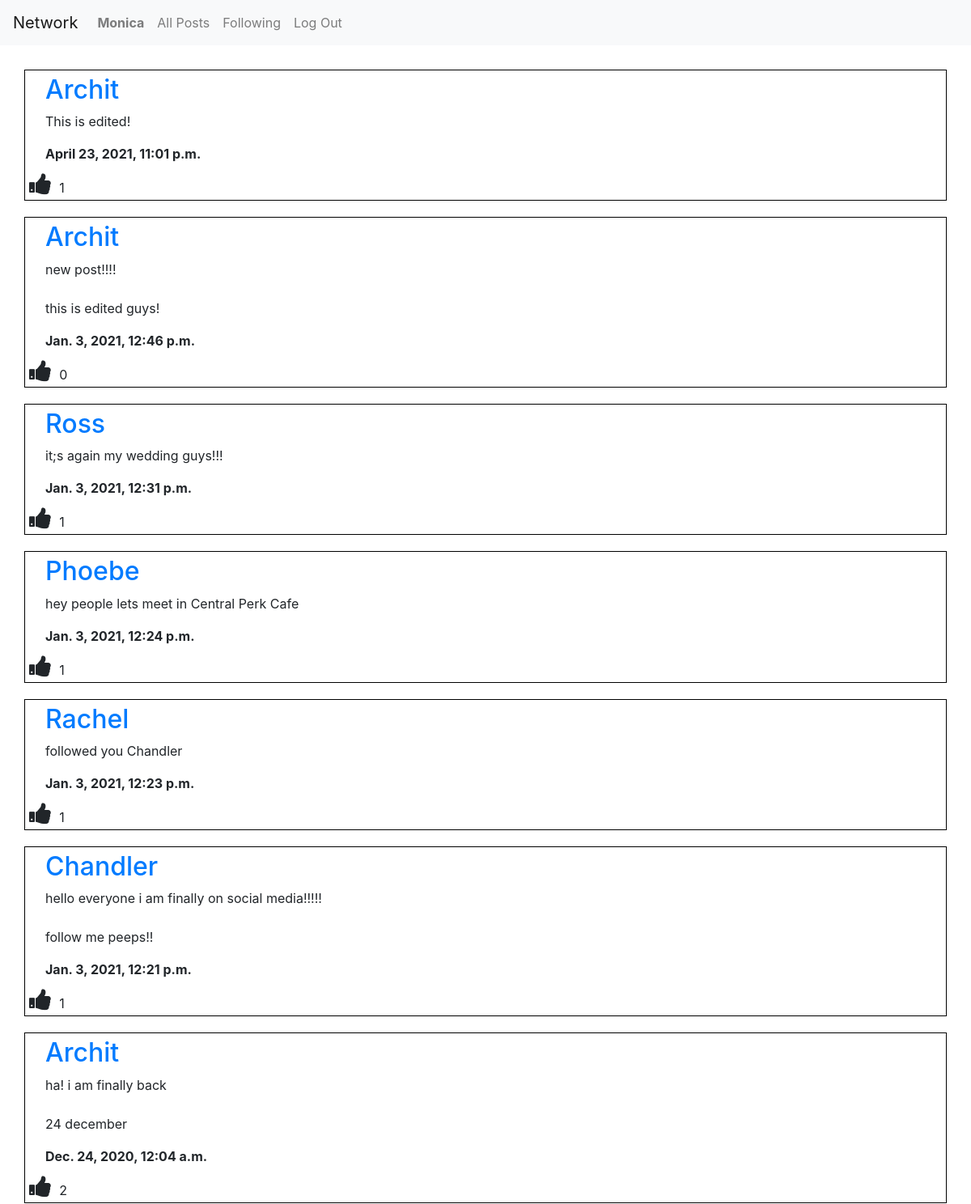
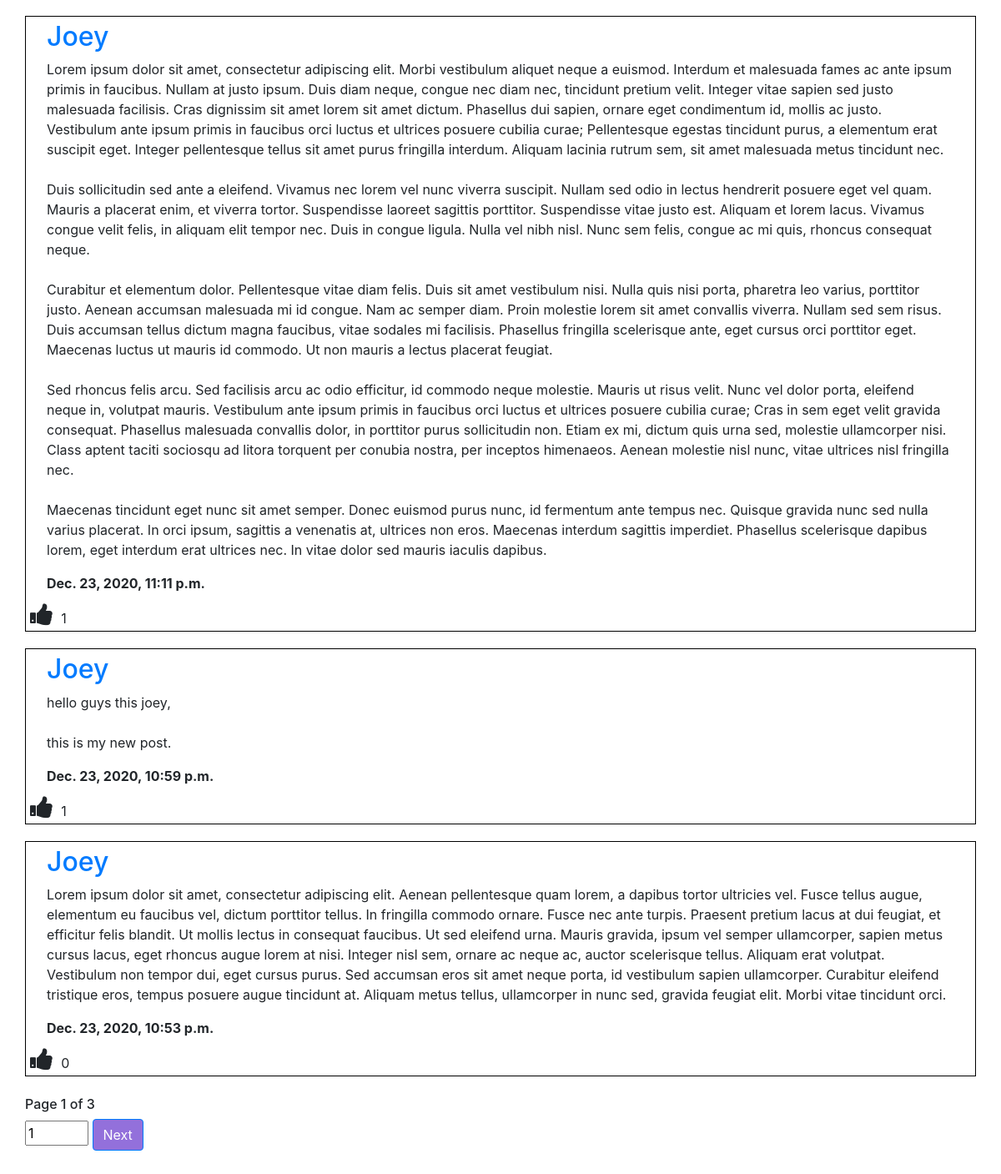
The app's page /followingposts/page=1 (signed in) with its own data (2 pictures, top to bottom).
### network/models.py (models this page shows, shortened)
class User(AbstractUser):
    followers = models.ManyToManyField("User", related_name="fllowers", blank=True)
    following = models.ManyToManyField("User", related_name="fllowing", blank=True)
    postsliked = models.ManyToManyField("Posts", related_name="likedposts", blank=True)
    pass

class Posts(models.Model):
    user = models.ForeignKey("User", on_delete=models.CASCADE, related_name="user")
    postdata = models.TextField(blank=False)
    timestamp = models.DateTimeField(auto_now_add=True)
    likes = models.ManyToManyField("User", related_name="likes", blank=True)

### network/views.py (the view)
# urls.py: path("followingposts/page=<int:pnumber>", views.followingposts, name="followingposts"),
def followingposts(request, pnumber):
    if not request.user.is_authenticated:
        return HttpResponse("Login First to complete this action")
    following = User.objects.get(username=request.user.username).following.all()
    print("before filtering out the posts")
    posts = Posts.objects.filter(user__in=following.all()).order_by('-timestamp')
    pagination = Paginator(posts, 10)
    page_posts = pagination.page(pnumber)
    if request.user.is_authenticated:
        userlikedposts = User.objects.get(username=request.user.username).likes.all()
    else:
        userlikedposts = []
    return render(request, 'network/followingposts.html', {
        "pageposts": page_posts,
        "currentpage": pnumber,
        "userlikedposts": userlikedposts
    })

### network/templates/network/followingposts.html (shortened to what this page needs)
{% extends 'network/layout.html' %}
{% load static %}
{% block body %}
    <div style="margin:30px;">
        <div id="all-posts">
            {% for post in pageposts %}
                <div class="post-class">
                    <div style="margin:5px 25px 5px 25px;">
                        <a href="{% url 'profile' post.user.username 1 %}" id="post-username"><h2>{{ post.user.username }}</h2></a>
                        <p id="postdata" style="white-space: pre-wrap; overflow: auto;">{{ post.postdata }}</p>
                        <b>{{ post.timestamp }}</b><br>
                    </div>
                    {% if user.is_authenticated %}
                        {% if post in userlikedposts %}
                            <i class="fa fa-thumbs-down" id="like-btn" onclick="likepost(this)" style="color: red"></i> <span id="like-count">{{ post.likes.count }}</span>
                        {% else %}
                            <i class="fa fa-thumbs-up" id="like-btn" onclick="likepost(this)"></i> <span id="like-count">{{ post.likes.count }}</span>
                        {% endif %}
                    {% else %}
                        <i class="fa fa-thumbs-up" id="like-btn"></i> <span id="like-count">{{ post.likes.count }}</span>
                    {% endif %}
                </div>
            {% empty %}
                <h4>You haven't followed anybody, follow before to see the posts!</h4>
            {% endfor %}
        </div>
        <br>
        <h6>Page {{ currentpage }} of {{ pageposts.paginator.num_pages }}</h6>
        <div>
            <form id="pagenumber" action="{% url 'followingposts' 1 %}" method="post">
                <input type="number" id="pageinput" value="{{ currentpage }}" min="1" max="{{ pageposts.paginator.num_pages }}" name="wantedpagenumber">
                {% if pageposts.has_next %}
                    <a class="btn btn-primary" style="background-color: mediumpurple" href="{% url 'followingposts' pageposts.next_page_number %}">Next</a>
                {% endif %}
            </form>
        </div>
    </div>
{% endblock %}

### network/templates/network/layout.html (shortened to what this page needs)
{% load static %}
<!DOCTYPE html>
<html lang="en">
    <head>
        <link rel="stylesheet" href="https://stackpath.bootstrapcdn.com/bootstrap/4.4.1/css/bootstrap.min.css">
        <link href="{% static 'network/styles5.css' %}" rel="stylesheet">
        <link rel="stylesheet" href="https://cdnjs.cloudflare.com/ajax/libs/font-awesome/4.7.0/css/font-awesome.min.css">
    </head>
    <body>
        <nav class="navbar navbar-expand-lg navbar-light bg-light">
            <a class="navbar-brand" href="{% url 'index'%}">Network</a>
            <div>
              <ul class="navbar-nav mr-auto">
                {% if user.is_authenticated %}
                    <li class="nav-item">
                        <a class="nav-link" href="{% url 'profile' user.username 1 %}"><strong>{{ user.username }}</strong></a>
                    </li>
                {% endif %}
                <li class="nav-item">
                  <a class="nav-link" href="{% url 'index' %}">All Posts</a>
                </li>
                {% if user.is_authenticated %}
                    <li class="nav-item">
                        <a class="nav-link" href="{% url 'followingposts' 1%}">Following</a>
                    </li>
                    <li class="nav-item">
                        <a class="nav-link" href="{% url 'logout' %}">Log Out</a>
                    </li>
                {% endif %}
              </ul>
            </div>
          </nav>
        <div class="body">
            {% block body %}
            {% endblock %}
        </div>
    </body>
</html>

### network/static/network/styles5.css (style rules this page uses)
#like-btn { font-size: 30px; cursor: pointer; margin: 5px; }
.post-class { border: solid black 1px; margin-top: 20px; }

### records on screen
User: username "Monica"
Posts: user.username "Archit", postdata "This is edited!", timestamp "April 23, 2021, 11:01 p.m.", likes.count "1"
Posts: user.username "Archit", postdata "new post!!!! this is edited guys!", timestamp "Jan. 3, 2021, 12:46 p.m.", likes.count "0"
Posts: user.username "Ross", postdata "it;s again my wedding guys!!!", timestamp "Jan. 3, 2021, 12:31 p.m.", likes.count "1"
Posts: user.username "Phoebe", postdata "hey people lets meet in Central Perk Cafe", timestamp "Jan. 3, 2021, 12:24 p.m.", likes.count "1"
Posts: user.username "Rachel", postdata "followed you Chandler", timestamp "Jan. 3, 2021, 12:23 p.m.", likes.count "1"
Posts: user.username "Chandler", postdata "hello everyone i am finally on social media!!!!! follow me peeps!!", timestamp "Jan. 3, 2021, 12:21 p.m.", likes.count "1"
Posts: user.username "Archit", postdata "ha! i am finally back 24 december", timestamp "Dec. 24, 2020, 12:04 a.m.", likes.count "2"
Posts: user.username "Joey", postdata "Lorem ipsum dolor sit amet, consectetur adipiscing elit. Morbi vestibulum aliquet neque a euismod. Interdum et malesuada fames ac ante ipsum primis in faucibus. Nullam at justo ipsum. Duis diam neque, congue nec diam nec, tincidunt pretium velit. Integer vitae sapien sed justo malesuada facilisis. Cras dignissim sit amet lorem sit amet dictum. Phasellus dui sapien, ornare eget condimentum id, mollis ac justo. Vestibulum ante ipsum primis in faucibus orci luctus et ultrices posuere cubilia curae; Pellentesque egestas tincidunt purus, a elementum erat suscipit eget. Integer pellentesque tellus sit amet purus fringilla interdum. Aliquam lacinia rutrum sem, sit amet malesuada metus tincidunt…", timestamp "Dec. 23, 2020, 11:11 p.m.", likes.count "1"
Posts: user.username "Joey", postdata "hello guys this joey, this is my new post.", timestamp "Dec. 23, 2020, 10:59 p.m.", likes.count "1"
Posts: user.username "Joey", postdata "Lorem ipsum dolor sit amet, consectetur adipiscing elit. Aenean pellentesque quam lorem, a dapibus tortor ultricies vel. Fusce tellus augue, elementum eu faucibus vel, dictum porttitor tellus. In fringilla commodo ornare. Fusce nec ante turpis. Praesent pretium lacus at dui feugiat, et efficitur felis blandit. Ut mollis lectus in consequat faucibus. Ut sed eleifend urna. Mauris gravida, ipsum vel semper ullamcorper, sapien metus cursus lacus, eget rhoncus augue lorem at nisi. Integer nisl sem, ornare ac neque ac, auctor scelerisque tellus. Aliquam erat volutpat. Vestibulum non tempor dui, eget cursus purus. Sed accumsan eros sit amet neque porta, id vestibulum sapien ullamcorper. Curabitur…", timestamp "Dec. 23, 2020, 10:53 p.m.", likes.count "0"

### other values on screen
{{ currentpage }} "1"
{{ pageposts.paginator.num_pages }} "3"
